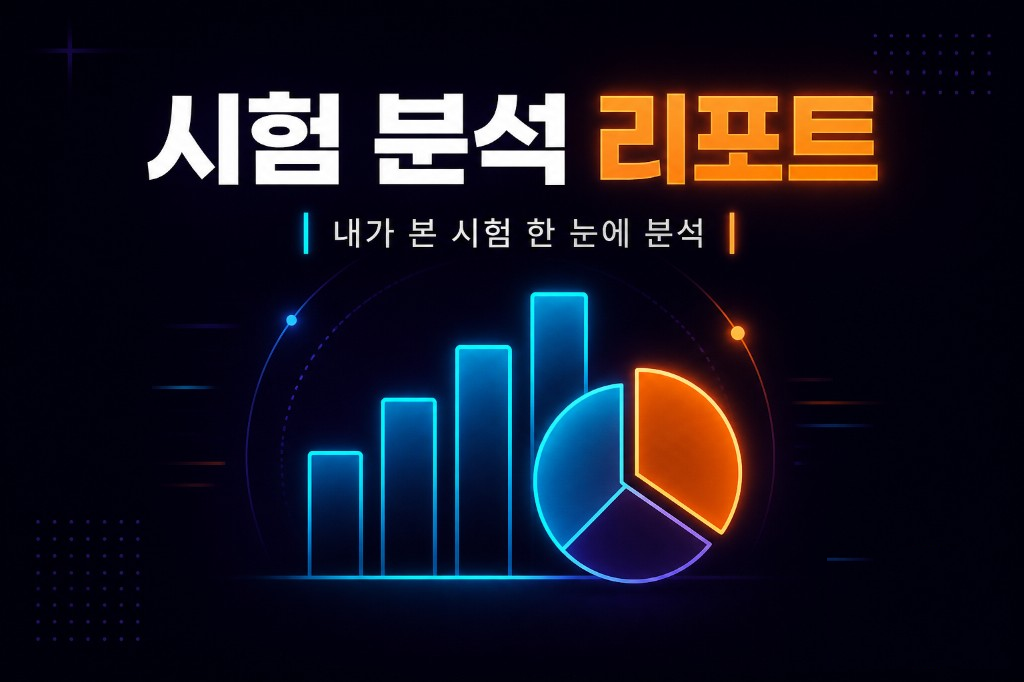
#> input picture share-exam-report.png, 1024 x 682 px, found by its file name
$ python patch-share-exam-logo.py
#> lines starting #> are read from the running program, lines starting #| are printed output that depends on the picture
"""Remove bottom-right logo area from share-exam-report.png."""
from __future__ import annotations

import os
from pathlib import Path

from PIL import Image

ROOT = Path(__file__).resolve().parents[1]
IMG_DIR = ROOT / "로고, 이미지"
ASSETS = Path(r"C:\Users\noto0\.cursor\projects\c-Users-noto0-Desktop\assets")
OUT = IMG_DIR / "share-exam-report.png"


def find_asset(substr: str) -> Path | None:
#> in main, banner is the input picture: PIL image 1024x682 RGBA; mean R, G, B, A 23.5, 21.6, 34, 255
    if not ASSETS.is_dir():
        return None
    for name in os.listdir(ASSETS):
        if substr in name and name.lower().endswith(".png"):
            return ASSETS / name
    return None


def erase_bottom_right_logo(img: Image.Image) -> Image.Image:
    banner = img.convert("RGBA")
    bw, bh = banner.size
#> bw = 1024; bh = 682
    pad = int(min(bw, bh) * 0.02)
#> pad = 13
    box_w = int(bw * 0.18)
#> box_w = 184
    box_h = int(bh * 0.18)
#> box_h = 122
    x0 = bw - box_w - pad
#> x0 = 827
    y0 = bh - box_h - pad
#> y0 = 547

    # sample clean background just above the logo zone
    sample = banner.crop((x0, max(0, y0 - box_h - pad), x0 + box_w, max(1, y0)))
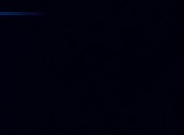
#> sample: PIL image 184x135 RGBA; mean R, G, B, A 0.7, 0.7, 12.9, 255
    if sample.size[1] < 4:
        sample = banner.crop((max(0, x0 - box_w), y0, x0, y0 + box_h))
    bg_patch = sample.resize((box_w, box_h), Image.Resampling.LANCZOS)
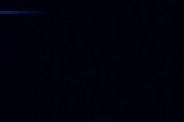
#> bg_patch: PIL image 184x122 RGBA; mean R, G, B, A 0.7, 0.7, 12.9, 255
    banner.paste(bg_patch, (x0, y0))
    return banner


def main() -> None:
    src = find_asset("share-exam-report") or OUT
    banner = Image.open(src)
    banner = erase_bottom_right_logo(banner)
    banner.save(OUT, format="PNG", optimize=True)
    print(f"saved {OUT} ({banner.size[0]}x{banner.size[1]})")
#| saved 로고, 이미지/share-exam-report.png (1024x682)


if __name__ == "__main__":
    main()
